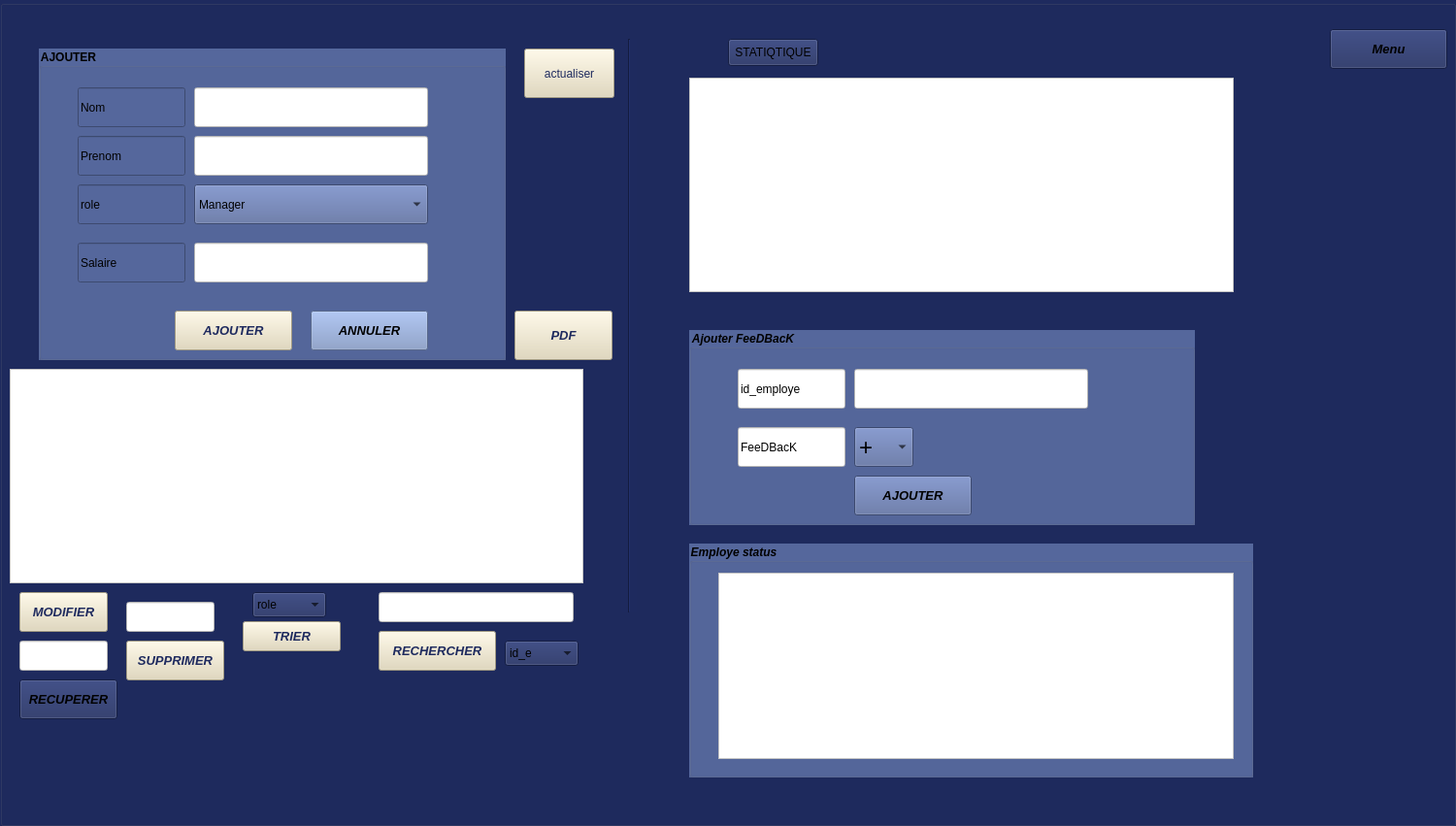
   <widget class="QGroupBox" name="gestion_employe">
    <property name="geometry">
     <rect>
      <x>0</x>
      <y>0</y>
      <width>1500</width>
      <height>851</height>
     </rect>
    </property>
    <property name="styleSheet">
     <string notr="true">background-color:#1E2A5E;
</string>
    </property>
    <property name="title">
     <string/>
    </property>
    <widget class="QPushButton" name="actualiser">
     <property name="geometry">
      <rect>
       <x>540</x>
       <y>50</y>
       <width>93</width>
       <height>51</height>
      </rect>
     </property>
     <property name="styleSheet">
      <string notr="true">background-color: #E1D7B7;
color: rgb(30, 42, 94);
</string>
     </property>
     <property name="text">
      <string>actualiser</string>
     </property>
    </widget>
    <widget class="QGraphicsView" name="aff_stat">
     <property name="geometry">
      <rect>
       <x>710</x>
       <y>80</y>
       <width>561</width>
       <height>221</height>
      </rect>
     </property>
     <property name="styleSheet">
      <string notr="true">background-color: rgb(255, 255, 255);</string>
     </property>
    </widget>
    <widget class="QPushButton" name="supprimer">
     <property name="geometry">
      <rect>
       <x>130</x>
       <y>660</y>
       <width>101</width>
       <height>41</height>
      </rect>
     </property>
     <property name="font">
      <font>
       <pointsize>10</pointsize>
       <italic>true</italic>
       <bold>true</bold>
      </font>
     </property>
     <property name="styleSheet">
      <string notr="true">background-color: #E1D7B7;
color: rgb(30, 42, 94);</string>
     </property>
     <property name="text">
      <string>SUPPRIMER</string>
     </property>
    </widget>
    <widget class="QGroupBox" name="groupBox">
     <property name="geometry">
      <rect>
       <x>40</x>
       <y>50</y>
       <width>481</width>
       <height>321</height>
      </rect>
     </property>
     <property name="font">
      <font>
       <bold>true</bold>
      </font>
     </property>
     <property name="styleSheet">
      <string notr="true">background-color:#55679C;
</string>
     </property>
     <property name="title">
      <string>AJOUTER</string>
     </property>
     <widget class="QLineEdit" name="lineEdit_ID_3">
      <property name="geometry">
       <rect>
        <x>40</x>
        <y>40</y>
        <width>111</width>
        <height>41</height>
       </rect>
      </property>
      <property name="styleSheet">
       <string notr="true">border-color: rgb(255, 255, 255);</string>
      </property>
      <property name="text">
       <string>Nom</string>
      </property>
     </widget>
     <widget class="QLineEdit" name="nom">
      <property name="geometry">
       <rect>
        <x>160</x>
        <y>40</y>
        <width>241</width>
        <height>41</height>
       </rect>
      </property>
      <property name="styleSheet">
       <string notr="true">background-color: rgb(255, 255, 255);
color: rgb(0, 0, 0);</string>
      </property>
      <property name="text">
       <string/>
      </property>
     </widget>
     <widget class="QLineEdit" name="lineEdit_ID_4">
      <property name="geometry">
       <rect>
        <x>40</x>
        <y>90</y>
        <width>111</width>
        <height>41</height>
       </rect>
      </property>
      <property name="styleSheet">
       <string notr="true"/>
      </property>
      <property name="text">
       <string>Prenom</string>
      </property>
     </widget>
     <widget class="QLineEdit" name="prenom">
      <property name="geometry">
       <rect>
        <x>160</x>
        <y>90</y>
        <width>241</width>
        <height>41</height>
       </rect>
      </property>
      <property name="styleSheet">
       <string notr="true">background-color: rgb(255, 255, 255);
color: rgb(0, 0, 0);
</string>
      </property>
      <property name="text">
       <string/>
      </property>
     </widget>
     <widget class="QLineEdit" name="lineEdit_ID_5">
      <property name="geometry">
       <rect>
        <x>40</x>
        <y>140</y>
        <width>111</width>
        <height>41</height>
       </rect>
      </property>
      <property name="styleSheet">
       <string notr="true"/>
      </property>
      <property name="text">
       <string>role</string>
      </property>
     </widget>
     <widget class="QLineEdit" name="lineEdit_ID_6">
      <property name="geometry">
       <rect>
        <x>40</x>
        <y>200</y>
        <width>111</width>
        <height>41</height>
       </rect>
      </property>
      <property name="styleSheet">
       <string notr="true"/>
      </property>
      <property name="text">
       <string>Salaire</string>
      </property>
     </widget>
     <widget class="QLineEdit" name="salaire">
      <property name="geometry">
       <rect>
        <x>160</x>
        <y>200</y>
        <width>241</width>
        <height>41</height>
       </rect>
      </property>
      <property name="styleSheet">
       <string notr="true">background-color: rgb(255, 255, 255);
color: rgb(0, 0, 0);</string>
      </property>
      <property name="text">
       <string/>
      </property>
     </widget>
     <widget class="QPushButton" name="ajouter">
      <property name="geometry">
       <rect>
        <x>140</x>
        <y>270</y>
        <width>121</width>
        <height>41</height>
       </rect>
      </property>
      <property name="font">
       <font>
        <pointsize>10</pointsize>
        <italic>true</italic>
        <bold>true</bold>
       </font>
      </property>
      <property name="styleSheet">
       <string notr="true">background-color: #E1D7B7;
color: rgb(30, 42, 94);</string>
      </property>
      <property name="text">
       <string>AJOUTER</string>
      </property>
     </widget>
     <widget class="QComboBox" name="role">
      <property name="geometry">
       <rect>
        <x>160</x>
        <y>140</y>
        <width>241</width>
        <height>41</height>
       </rect>
      </property>
      <item>
       <property name="text">
        <string>Manager</string>
       </property>
      </item>
      <item>
       <property name="text">
        <string>secritaire</string>
       </property>
      </item>
      <item>
       <property name="text">
        <string>Stagiaire</string>
       </property>
      </item>
     </widget>
     <widget class="QPushButton" name="annuler">
      <property name="geometry">
       <rect>
        <x>280</x>
        <y>270</y>
        <width>121</width>
        <height>41</height>
       </rect>
      </property>
      <property name="font">
       <font>
        <pointsize>10</pointsize>
        <italic>true</italic>
        <bold>true</bold>
       </font>
      </property>
      <property name="styleSheet">
       <string notr="true">background-color: #7C93C3;</string>
      </property>
      <property name="text">
       <string>ANNULER</string>
      </property>
     </widget>
     <zorder>nom</zorder>
     <zorder>lineEdit_ID_4</zorder>
     <zorder>prenom</zorder>
     <zorder>lineEdit_ID_5</zorder>
     <zorder>lineEdit_ID_6</zorder>
     <zorder>salaire</zorder>
     <zorder>ajouter</zorder>
     <zorder>role</zorder>
     <zorder>annuler</zorder>
     <zorder>lineEdit_ID_3</zorder>
    </widget>
    <widget class="QComboBox" name="tri">
     <property name="geometry">
      <rect>
       <x>260</x>
       <y>610</y>
       <width>76</width>
       <height>26</height>
      </rect>
     </property>
     <item>
      <property name="text">
       <string>role</string>
      </property>
     </item>
     <item>
      <property name="text">
       <string>salaire</string>
      </property>
     </item>
    </widget>
    <widget class="QLineEdit" name="valeur">
     <property name="geometry">
      <rect>
       <x>390</x>
       <y>610</y>
       <width>201</width>
       <height>31</height>
      </rect>
     </property>
     <property name="styleSheet">
      <string notr="true">background-color: rgb(255, 255, 255);
color: rgb(0, 0, 0);</string>
     </property>
     <property name="text">
      <string/>
     </property>
    </widget>
    <widget class="QPushButton" name="rechercher">
     <property name="geometry">
      <rect>
       <x>390</x>
       <y>650</y>
       <width>121</width>
       <height>41</height>
      </rect>
     </property>
     <property name="font">
      <font>
       <pointsize>10</pointsize>
       <italic>true</italic>
       <bold>true</bold>
      </font>
     </property>
     <property name="styleSheet">
      <string notr="true">background-color: #E1D7B7;
color: rgb(30, 42, 94);</string>
     </property>
     <property name="text">
      <string>RECHERCHER</string>
     </property>
    </widget>
    <widget class="QLineEdit" name="id_supp">
     <property name="geometry">
      <rect>
       <x>130</x>
       <y>620</y>
       <width>91</width>
       <height>31</height>
      </rect>
     </property>
     <property name="styleSheet">
      <string notr="true">background-color: rgb(255, 255, 255);</string>
     </property>
    </widget>
    <widget class="QPushButton" name="modifier">
     <property name="geometry">
      <rect>
       <x>20</x>
       <y>610</y>
       <width>91</width>
       <height>41</height>
      </rect>
     </property>
     <property name="font">
      <font>
       <pointsize>10</pointsize>
       <italic>true</italic>
       <bold>true</bold>
      </font>
     </property>
     <property name="styleSheet">
      <string notr="true">background-color: #E1D7B7;
color: rgb(30, 42, 94);</string>
     </property>
     <property name="text">
      <string>MODIFIER</string>
     </property>
    </widget>
    <widget class="Line" name="line">
     <property name="geometry">
      <rect>
       <x>640</x>
       <y>40</y>
       <width>16</width>
       <height>591</height>
      </rect>
     </property>
     <property name="orientation">
      <enum>Qt::Orientation::Vertical</enum>
     </property>
    </widget>
    <widget class="QPushButton" name="recuperer">
     <property name="geometry">
      <rect>
       <x>20</x>
       <y>700</y>
       <width>101</width>
       <height>41</height>
      </rect>
     </property>
     <property name="font">
      <font>
       <pointsize>10</pointsize>
       <italic>true</italic>
       <bold>true</bold>
      </font>
     </property>
     <property name="text">
      <string>RECUPERER</string>
     </property>
    </widget>
    <widget class="QComboBox" name="rech">
     <property name="geometry">
      <rect>
       <x>520</x>
       <y>660</y>
       <width>76</width>
       <height>26</height>
      </rect>
     </property>
     <item>
      <property name="text">
       <string>id_e</string>
      </property>
     </item>
     <item>
      <property name="text">
       <string>nom</string>
      </property>
     </item>
    </widget>
    <widget class="QPushButton" name="pushButton_statistiques">
     <property name="geometry">
      <rect>
       <x>750</x>
       <y>40</y>
       <width>93</width>
       <height>28</height>
      </rect>
     </property>
     <property name="text">
      <string>STATIQTIQUE</string>
     </property>
    </widget>
    <widget class="QGroupBox" name="groupBox_3">
     <property name="geometry">
      <rect>
       <x>710</x>
       <y>560</y>
       <width>581</width>
       <height>241</height>
      </rect>
     </property>
     <property name="font">
      <font>
       <italic>true</italic>
       <bold>true</bold>
      </font>
     </property>
     <property name="styleSheet">
      <string notr="true">background-color:#55679C;</string>
     </property>
     <property name="title">
      <string>Employe status</string>
     </property>
     <widget class="QTableView" name="aff_feed">
      <property name="geometry">
       <rect>
        <x>30</x>
        <y>30</y>
        <width>531</width>
        <height>192</height>
       </rect>
      </property>
      <property name="styleSheet">
       <string notr="true">background-color: rgb(255, 255, 255);
color: rgb(0, 0, 0);</string>
      </property>
     </widget>
    </widget>
    <widget class="QPushButton" name="trie">
     <property name="geometry">
      <rect>
       <x>250</x>
       <y>640</y>
       <width>101</width>
       <height>31</height>
      </rect>
     </property>
     <property name="font">
      <font>
       <pointsize>10</pointsize>
       <italic>true</italic>
       <bold>true</bold>
      </font>
     </property>
     <property name="styleSheet">
      <string notr="true">background-color: #E1D7B7;
color: rgb(30, 42, 94);</string>
     </property>
     <property name="text">
      <string>TRIER</string>
     </property>
    </widget>
    <widget class="QGroupBox" name="groupBox_2">
     <property name="geometry">
      <rect>
       <x>710</x>
       <y>340</y>
       <width>521</width>
       <height>201</height>
      </rect>
     </property>
     <property name="font">
      <font>
       <italic>true</italic>
       <bold>true</bold>
      </font>
     </property>
     <property name="styleSheet">
      <string notr="true">background-color:#55679C;</string>
     </property>
     <property name="title">
      <string>Ajouter FeeDBacK</string>
     </property>
     <widget class="QLineEdit" name="id_em">
      <property name="geometry">
       <rect>
        <x>170</x>
        <y>40</y>
        <width>241</width>
        <height>41</height>
       </rect>
      </property>
      <property name="styleSheet">
       <string notr="true">background-color: rgb(255, 255, 255);
color: rgb(0, 0, 0);</string>
      </property>
      <property name="text">
       <string/>
      </property>
     </widget>
     <widget class="QLineEdit" name="lineEdit_ID_7">
      <property name="geometry">
       <rect>
        <x>50</x>
        <y>40</y>
        <width>111</width>
        <height>41</height>
       </rect>
      </property>
      <property name="styleSheet">
       <string notr="true">background-color: rgb(255, 255, 255);</string>
      </property>
      <property name="text">
       <string>id_employe</string>
      </property>
     </widget>
     <widget class="QLineEdit" name="lineEdit_ID_8">
      <property name="geometry">
       <rect>
        <x>50</x>
        <y>100</y>
        <width>111</width>
        <height>41</height>
       </rect>
      </property>
      <property name="styleSheet">
       <string notr="true">background-color: rgb(255, 255, 255);</string>
      </property>
      <property name="text">
       <string>FeeDBacK</string>
      </property>
     </widget>
     <widget class="QPushButton" name="ajouter_f">
      <property name="geometry">
       <rect>
        <x>170</x>
        <y>150</y>
        <width>121</width>
        <height>41</height>
       </rect>
      </property>
      <property name="font">
       <font>
        <pointsize>10</pointsize>
        <italic>true</italic>
        <bold>true</bold>
       </font>
      </property>
      <property name="text">
       <string>AJOUTER</string>
      </property>
     </widget>
     <widget class="QComboBox" name="feedback">
      <property name="geometry">
       <rect>
        <x>170</x>
        <y>100</y>
        <width>61</width>
        <height>41</height>
       </rect>
      </property>
      <property name="font">
       <font>
        <pointsize>18</pointsize>
       </font>
      </property>
      <item>
       <property name="text">
        <string>+</string>
       </property>
      </item>
      <item>
       <property name="text">
        <string>-</string>
       </property>
      </item>
     </widget>
    </widget>
    <widget class="QPushButton" name="pdf">
     <property name="geometry">
      <rect>
       <x>530</x>
       <y>320</y>
       <width>101</width>
       <height>51</height>
      </rect>
     </property>
     <property name="font">
      <font>
       <pointsize>10</pointsize>
       <italic>true</italic>
       <bold>true</bold>
      </font>
     </property>
     <property name="styleSheet">
      <string notr="true">background-color: #E1D7B7;
color: rgb(30, 42, 94);</string>
     </property>
     <property name="text">
      <string>PDF</string>
     </property>
    </widget>
    <widget class="QTableView" name="aff">
     <property name="geometry">
      <rect>
       <x>10</x>
       <y>380</y>
       <width>591</width>
       <height>221</height>
      </rect>
     </property>
     <property name="styleSheet">
      <string notr="true">background-color: rgb(255, 255, 255);
color: rgb(0, 0, 0);</string>
     </property>
    </widget>
    <widget class="QLineEdit" name="id_m">
     <property name="geometry">
      <rect>
       <x>20</x>
       <y>660</y>
       <width>91</width>
       <height>31</height>
      </rect>
     </property>
     <property name="styleSheet">
      <string notr="true">background-color: rgb(255, 255, 255);</string>
     </property>
    </widget>
    <widget class="QPushButton" name="annuler_2">
     <property name="geometry">
      <rect>
       <x>1370</x>
       <y>30</y>
       <width>121</width>
       <height>41</height>
      </rect>
     </property>
     <property name="font">
      <font>
       <pointsize>10</pointsize>
       <italic>true</italic>
       <bold>true</bold>
      </font>
     </property>
     <property name="text">
      <string>Menu</string>
     </property>
    </widget>
   </widget>
